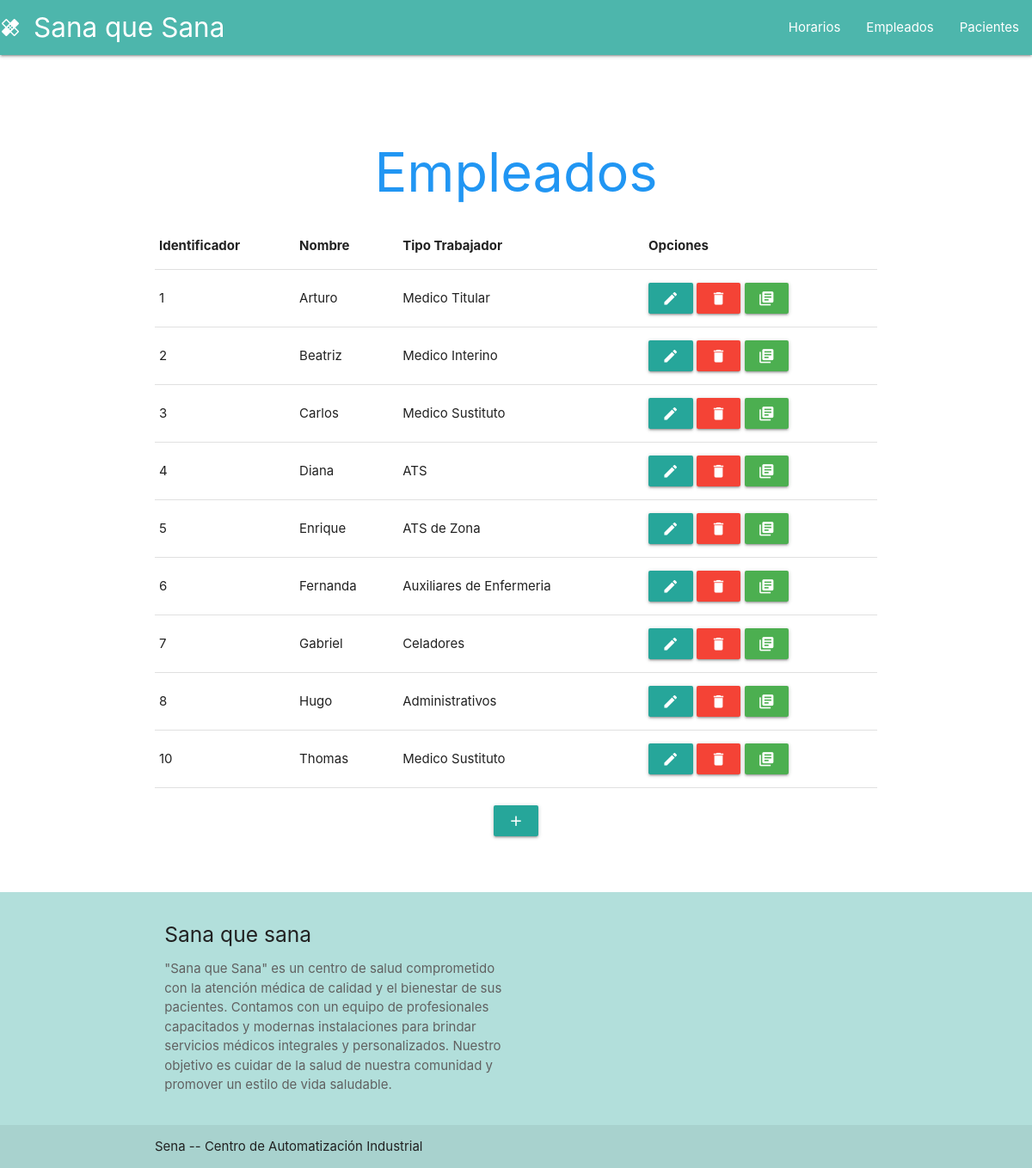
/view/empleado.php, run on the app's committed database.
### tables this page shows
CREATE TABLE `empleados` (
  `emp_id` int(11) NOT NULL,
  `emp_tipo_id` int(11) DEFAULT NULL,
  `emp_nombre` varchar(30) DEFAULT NULL,
  `emp_direccion` varchar(50) DEFAULT NULL,
  `emp_telefono` varchar(12) DEFAULT NULL,
  `emp_ciudad` varchar(30) DEFAULT NULL,
  `emp_departamento` varchar(30) DEFAULT NULL,
  `emp_codigo_postal` varchar(30) NOT NULL,
  `emp_cedula` varchar(30) NOT NULL,
  `emp_seguridad_social` varchar(40) DEFAULT NULL,
  `emp_matricula_profesional` varchar(100) DEFAULT NULL
);

CREATE TABLE `tipos_empleados` (
  `tipo_id` int(11) NOT NULL,
  `tipo_empleado` varchar(40) NOT NULL
);

### Controllers/Controlerempleado.php (called while the page is built, shortened)
<?php
function obtenerEmpleados() {
    $conexion = conectarBD();
    try {
        $query = "SELECT * FROM empleados as e JOIN tipos_empleados as ti ON ti.tipo_id = e.emp_tipo_id;";
        $resultado = mysqli_query($conexion, $query);
        $registros = array();
        while ($row = mysqli_fetch_assoc($resultado)) {
            $registros[] = $row;
        }
        return $registros;
    } catch (Exception $e) {
        cerrarBD($conexion);
        throw new Exception('Error al obtener los registros: ' . $e->getMessage());
    }
}
?>

### view/empleado.php (the view, shortened to what this page needs)
<?php
require '../Controllers/Controlerempleado.php';
$empleados = obtenerEmpleados();
?>
<?php include 'includes/header.php'; ?>
<div class="section no-pad-bot" id="index-banner">
    <div class="container">
        <br><br>
        <h1 class="header center blue-text">Empleados</h1>
        <div class="row center">
            <table>
                <thead>
                    <tr>
                        <th>Identificador</th>
                        <th>Nombre</th>
                        <th>Tipo Trabajador</th>
                        <th>Opciones</th>
                    </tr>
                </thead>
                <tbody>
                    <?php foreach ($empleados as $e) { ?>
                        <tr>
                            <td>
                                <?php echo $e['emp_id']; ?>
                            </td>
                            <td>
                                <?php echo $e['emp_nombre']; ?>
                            </td>
                            <td>
                                <?php echo $e['tipo_empleado']; ?>
                            </td>
                            <td>
                                <a class="waves-effect waves-light btn modal-trigger"
                                    href="<?php echo "#1" . $e['emp_id']; ?>"><i class="material-icons">edit</i></a>
                                <a class="waves-effect waves-light btn modal-trigger red"
                                    href="<?php echo "#2" . $e['emp_id']; ?>"><i class="material-icons">delete</i></a>
                                <a class="waves-effect waves-light btn modal-trigger green"
                                    href="<?php echo "#3" . $e['emp_id']; ?>"><i
                                        class="material-icons">library_books</i></a>
                            </td>
                        </tr>
                    <?php } ?>
                </tbody>
            </table>
        </div>
        <div class="row center">
            <a class="waves-effect waves-light btn modal-trigger" href="#modal1"><i
                    class="large material-icons">add</i></a>
        </div>
    </div>
</div>
<br><br>
<?php include 'includes/footer.php'; ?>

### view/includes/header.php (shortened to what this page needs)
<!DOCTYPE html>
<html lang="es">
<head>
  <link href="../css/materialize.css" type="text/css" rel="stylesheet" media="screen,projection" />
  <link href="../css/style.css" type="text/css" rel="stylesheet" media="screen,projection" />
</head>
<body>
  <nav class="nav-extended teal lighten-2">
    <div class="nav-wrapper">
      <a href="#" class="brand-logo">
        <i class="material-icons">healing</i>
                  Sana que Sana</a>
      <ul id="nav-mobile" class="right hide-on-med-and-down">
        <li><a href="#">Horarios</a></li>
        <li><a href="#">Empleados</a></li>
        <li><a href="#">Pacientes</a></li>
      </ul>
    </div>
  </nav>

### view/includes/footer.php
<footer class="page-footer teal lighten-4">
    <div class="container">
      <div class="row">
        <div class="col l6 s12">
          <h5 class="grey-text text-darken-4">Sana que sana</h5>
          <p class="grey-text text-darken-2">
            "Sana que Sana" es un centro de salud comprometido con la atención médica de calidad y el bienestar de sus pacientes. Contamos con un equipo de profesionales capacitados y modernas instalaciones para brindar servicios médicos integrales y personalizados. Nuestro objetivo es cuidar de la salud de nuestra comunidad y promover un estilo de vida saludable.
          </p>
        </div>
      </div>
    </div>
    <div class="footer-copyright">
      <div class="container">
        <a class="grey-text text-darken-4" href="#">Sena -- Centro de Automatización Industrial</a>
      </div>
    </div>
  </footer>
</body>
</html>

### data on the page
empleados: emp_id "1", emp_nombre "Arturo", emp_tipo.tipo_empleado "Medico Titular"
empleados: emp_id "2", emp_nombre "Beatriz", emp_tipo.tipo_empleado "Medico Interino"
empleados: emp_id "3", emp_nombre "Carlos", emp_tipo.tipo_empleado "Medico Sustituto"
empleados: emp_id "4", emp_nombre "Diana", emp_tipo.tipo_empleado "ATS"
empleados: emp_id "5", emp_nombre "Enrique", emp_tipo.tipo_empleado "ATS de Zona"
empleados: emp_id "6", emp_nombre "Fernanda", emp_tipo.tipo_empleado "Auxiliares de Enfermeria"
empleados: emp_id "7", emp_nombre "Gabriel", emp_tipo.tipo_empleado "Celadores"
empleados: emp_id "8", emp_nombre "Hugo", emp_tipo.tipo_empleado "Administrativos"
empleados: emp_id "10", emp_nombre "Thomas", emp_tipo.tipo_empleado "Medico Sustituto"
